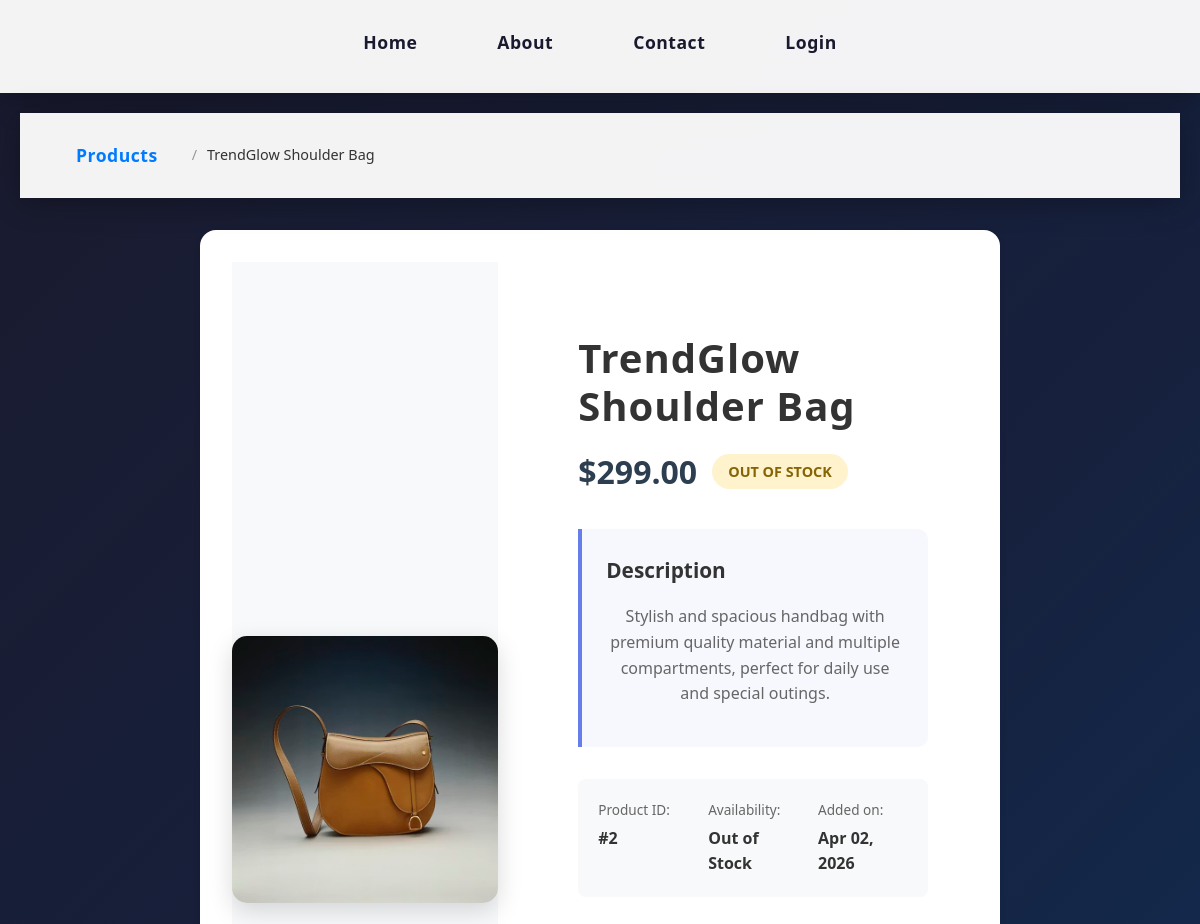
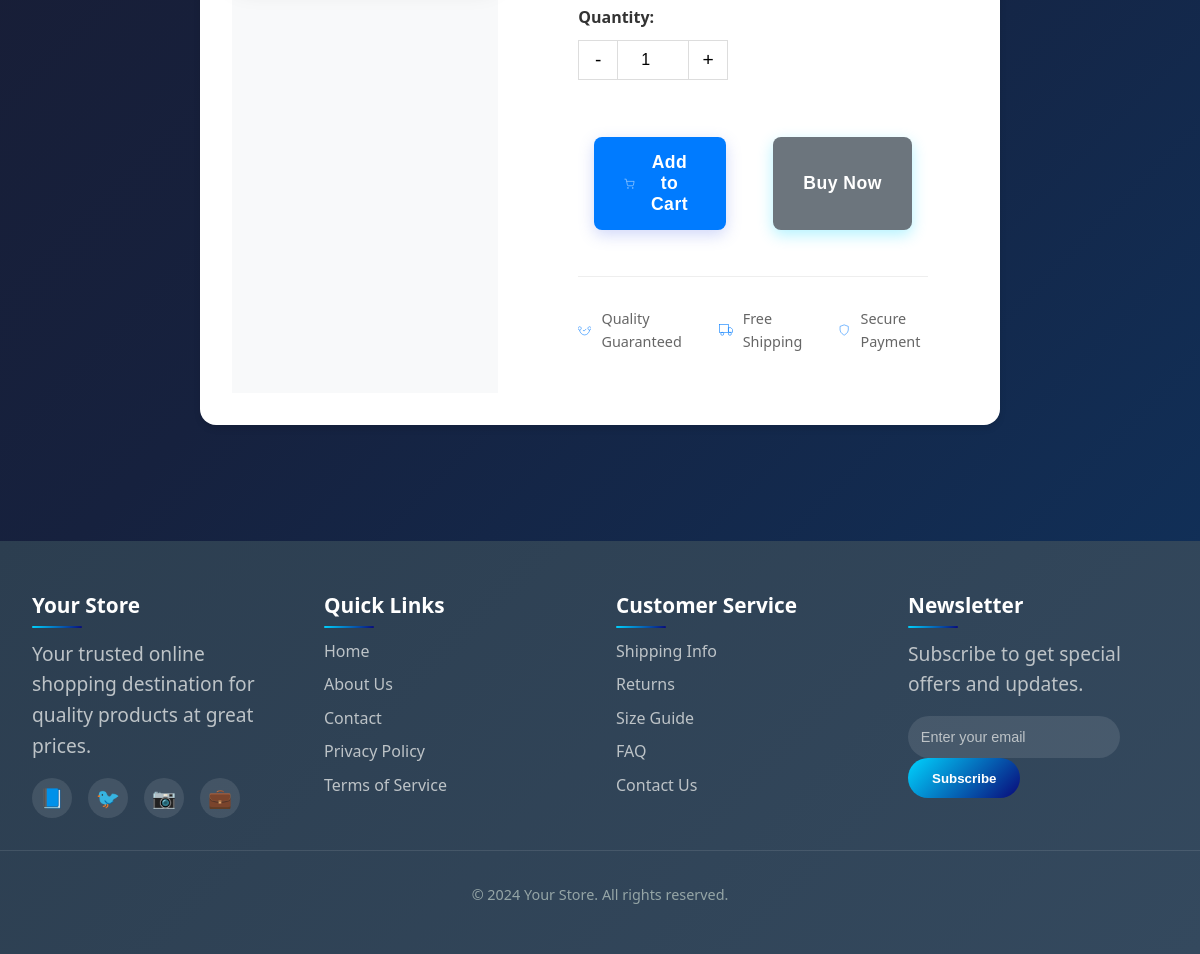
Page /newApp/product/2/ on the committed database (2 pictures, top to bottom).
### newApp/models.py (models this page shows, shortened)
class Product(models.Model):
    PRODUCT_STATUS =  (
        ('available', 'Available'),
        ('unavailable', 'Unavailable'),
        ('out_of_stock', 'Out of Stock'),
        ('discontinued', 'Discontinued'),
    )
    name = models.CharField(max_length=100)
    price = models.DecimalField(max_digits=10, decimal_places=2)
    image = models.ImageField(upload_to='products/')
    description = models.TextField()
    created_at = models.DateTimeField(default=timezone.now)
    status = models.CharField(max_length=20, choices=PRODUCT_STATUS, default='available')

### newApp/views.py (the view)
# urls.py: path('product/<int:product_id>/', views.product_detail, name='product_detail'),
def product_detail(request, product_id):
    product = get_object_or_404(Product, pk=product_id)
    return render(request, 'newApp/product_detail.html', {'product': product})

### newApp/templates/newApp/product_detail.html (shortened to what this page needs)
{% extends 'website/layout.html' %}
{% block content %}
<div class="product-detail-container">
    <nav class="breadcrumb">
        <a href="{% url 'newApp:home' %}">Products</a>
        <span class="separator">/</span>
        <span class="current">{{ product.name }}</span>
    </nav>
    <div class="product-detail">
        <div class="product-gallery">
            <div class="main-image">
                {% if product.image %}
                    <img src="{{ product.image.url }}" alt="{{ product.name }}" id="productImage">
                {% endif %}
            </div>
        </div>
        <div class="product-info">
            <div class="product-header">
                <h1 class="product-title">{{ product.name }}</h1>
                <div class="product-meta">
                    <span class="product-price">${{ product.price }}</span>
                    <span class="product-status status-{{ product.status }}">{{ product.get_status_display }}</span>
                </div>
            </div>
            <div class="product-description">
                <h3>Description</h3>
                <p>{{ product.description|default:"No description available for this product." }}</p>
            </div>
            <div class="product-details-grid">
                <div class="detail-item">
                    <span class="detail-label">Product ID:</span>
                    <span class="detail-value">#{{ product.id }}</span>
                </div>
                <div class="detail-item">
                    <span class="detail-label">Availability:</span>
                    <span class="detail-value">{{ product.get_status_display }}</span>
                </div>
                <div class="detail-item">
                    <span class="detail-label">Added on:</span>
                    <span class="detail-value">{{ product.created_at|date:"M d, Y" }}</span>
                </div>
            </div>
            <div class="product-actions">
                <div class="quantity-selector">
                    <label for="quantity">Quantity:</label>
                    <div class="quantity-controls">
                        <button type="button" onclick="decreaseQuantity()">-</button>
                        <input type="number" id="quantity" value="1" min="1" max="10">
                        <button type="button" onclick="increaseQuantity()">+</button>
                    </div>
                </div>
                <div class="action-buttons">
                    <button class="btn btn-primary btn-large" onclick="addToCart()">
                        <svg width="20" height="20" viewBox="0 0 24 24" fill="none" stroke="currentColor">
                            <circle cx="9" cy="21" r="1"></circle>
                            <circle cx="20" cy="21" r="1"></circle>
                            <path d="M1 1h4l2.68 13.39a2 2 0 0 0 2 1.61h9.72a2 2 0 0 0 2-1.61L23 6H6"></path>
                        </svg>
                        Add to Cart
                    </button>
                    <button class="btn btn-secondary btn-large" onclick="buyNow()">
                        Buy Now
                    </button>
                </div>
            </div>
            <div class="product-features">
                <div class="feature">
                    <svg width="24" height="24" viewBox="0 0 24 24" fill="none" stroke="currentColor">
                        <path d="M9 12l2 2 4-4"></path>
                        <path d="M21 12c-1 0-3-1-3-3s2-3 3-3 3 1 3 3-2 3-3 3"></path>
                        <path d="M3 12c1 0 3-1 3-3s-2-3-3-3-3 1-3 3 2 3 3 3"></path>
                        <path d="M3 12c0 4.5 4.5 9 9 9s9-4.5 9-9"></path>
                    </svg>
                    <span>Quality Guaranteed</span>
                </div>
                <div class="feature">
                    <svg width="24" height="24" viewBox="0 0 24 24" fill="none" stroke="currentColor">
                        <rect x="1" y="3" width="15" height="13"></rect>
                        <polygon points="16 8 20 8 23 11 23 16 16 16 16 8"></polygon>
                        <circle cx="5.5" cy="18.5" r="2.5"></circle>
                        <circle cx="18.5" cy="18.5" r="2.5"></circle>
                    </svg>
                    <span>Free Shipping</span>
                </div>
                <div class="feature">
                    <svg width="24" height="24" viewBox="0 0 24 24" fill="none" stroke="currentColor">
                        <path d="M12 22s8-4 8-10V5l-8-3-8 3v7c0 6 8 10 8 10z"></path>
                    </svg>
                    <span>Secure Payment</span>
                </div>
            </div>
        </div>
    </div>
</div>
{% endblock %}

### static/style.css (style rules this page uses)
* { margin: 0; padding: 0; box-sizing: border-box; }
body { font-family: 'Segoe UI', Tahoma, Geneva, Verdana, sans-serif; background: linear-gradient(135deg, #1a1a2e 0%, #16213e 50%, #0f3460 100%); min-height: 100vh; color: #e8e8e8; line-height: 1.6; }
nav { background: rgba(255, 255, 255, 0.95); backdrop-filter: blur(15px); padding: 1rem 2rem; box-shadow: 0 4px 30px rgba(0, 0, 0, 0.3); position: sticky; top: 0; z-index: 100; border-bottom: 1px solid rgba(255, 255, 255, 0.1); }
nav a { color: #1a1a2e; text-decoration: none; font-weight: 600; padding: 0.75rem 1.5rem; border-radius: 30px; transition: all 0.3s ease; display: inline-block; font-size: 1.1rem; letter-spacing: 0.5px; position: relative; overflow: hidden; }
nav a::before { content: ''; position: absolute; top: 0; left: -100%; width: 100%; height: 100%; background: linear-gradient(135deg, #00d4ff 0%, #090979 100%); transition: left 0.3s ease; z-index: -1; }
h1 { color: #ffffff; text-align: center; font-size: 3rem; margin: 2rem 0; text-shadow: 0 2px 10px rgba(0, 0, 0, 0.3); animation: fadeInDown 0.8s ease; font-weight: 700; letter-spacing: 1px; }
p { text-align: center; font-size: 1.2rem; line-height: 1.6; color: #d1d1d1; margin: 1rem 0; animation: fadeInUp 0.8s ease; }
.btn { display: inline-block; background: linear-gradient(135deg, #00d4ff 0%, #090979 100%); color: white; padding: 1rem 2rem; border-radius: 50px; text-decoration: none; font-weight: 600; margin: 1rem; transition: all 0.3s ease; box-shadow: 0 5px 15px rgba(0, 212, 255, 0.3); border: none; font-size: 1.1rem; letter-spacing: 0.5px; }
.product-info { padding: 1.5rem; }
.product-title { font-size: 1.3rem; color: #333; margin-bottom: 0.5rem; font-weight: 600; }
.product-description { color: #555; font-size: 1rem; line-height: 1.5; margin-top: 1rem; }
.product-detail { background: rgba(255, 255, 255, 0.95); backdrop-filter: blur(10px); border-radius: 20px; padding: 2rem; margin: 2rem auto; max-width: 800px; box-shadow: 0 15px 40px rgba(0, 0, 0, 0.2); animation: fadeInUp 0.8s ease; }
.product-detail img { width: 100%; max-height: 400px; object-fit: cover; border-radius: 15px; margin-bottom: 2rem; box-shadow: 0 8px 25px rgba(0, 0, 0, 0.15); transition: transform 0.3s ease; }
.product-detail h1 { color: #333; font-size: 2.5rem; margin-bottom: 1rem; text-align: left; text-shadow: none; }
.product-detail .product-description { color: #444; font-size: 1.1rem; line-height: 1.7; margin: 2rem 0; padding: 1.5rem; background: rgba(102, 126, 234, 0.05); border-left: 4px solid #667eea; border-radius: 0 10px 10px 0; }
.product-actions { display: flex; gap: 1rem; margin-top: 2rem; flex-wrap: wrap; }
.btn-primary { background: linear-gradient(135deg, #667eea 0%, #764ba2 100%); color: white; padding: 1rem 2rem; border-radius: 50px; text-decoration: none; font-weight: 600; transition: all 0.3s ease; box-shadow: 0 5px 15px rgba(102, 126, 234, 0.3); border: none; cursor: pointer; display: inline-block; }
.btn-secondary { background: transparent; color: #667eea; padding: 1rem 2rem; border-radius: 50px; text-decoration: none; font-weight: 600; transition: all 0.3s ease; border: 2px solid #667eea; cursor: pointer; display: inline-block; }

### rows in the picture
Product: name "TrendGlow Shoulder Bag", image (picture), price "299.00", status "OUT OF STOCK", description "Stylish and spacious handbag with premium quality material and multiple compartments, perfect for daily use and special outings.", id "2", status "Out of Stock", created_at "Apr 02, 2026"
